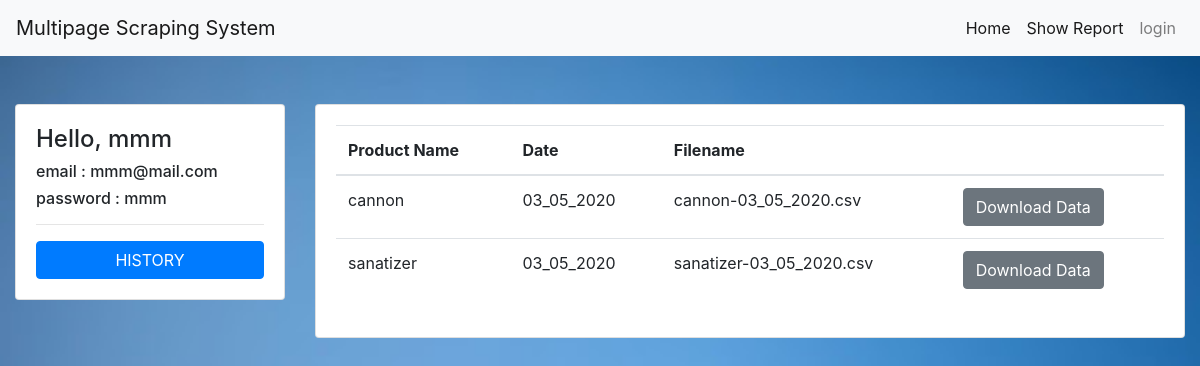
/dash (signed in), run on an earlier commit of the app's database.
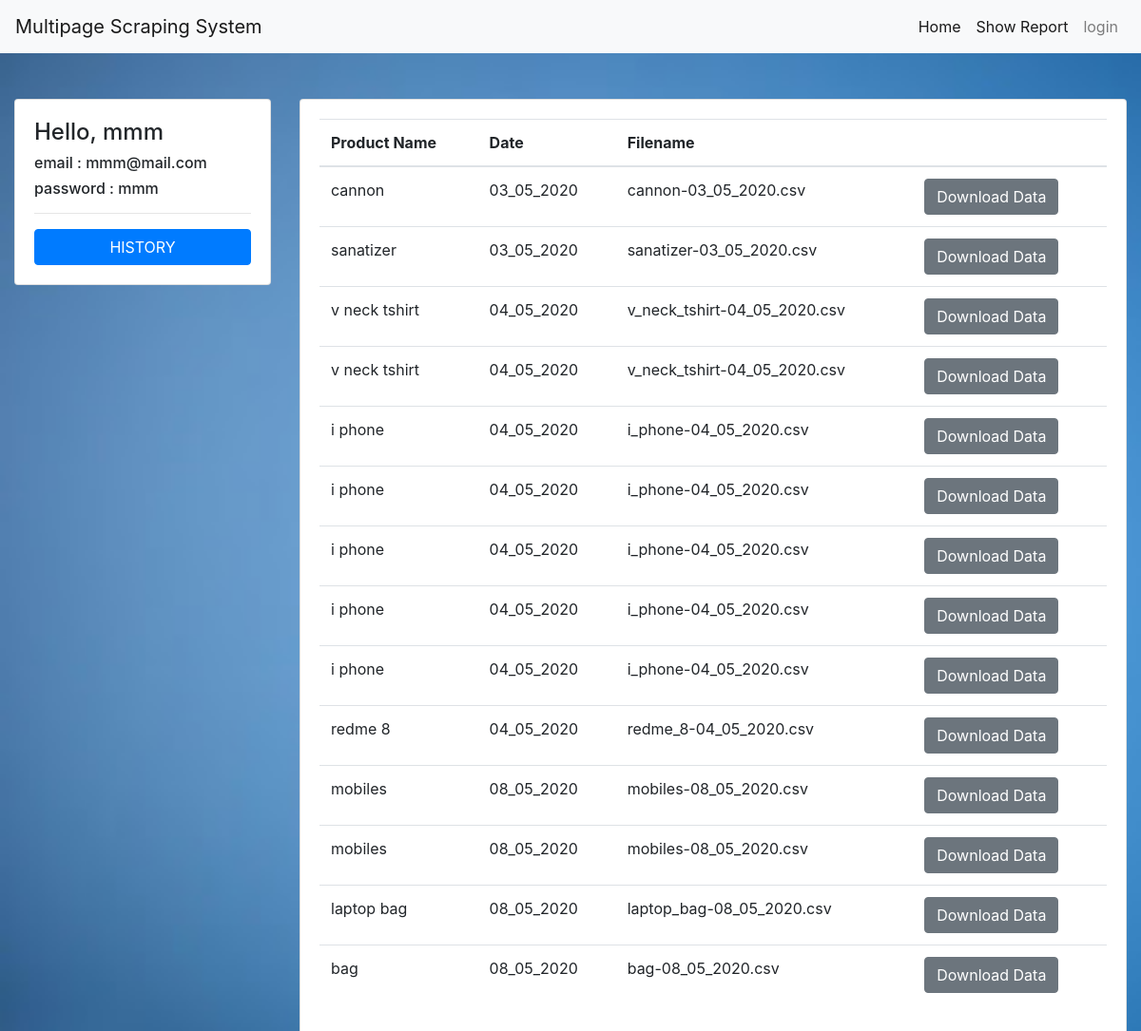
And on a later commit of the database.
### app.py (models this page shows, shortened)
class Record(db.Model):
    id = db.Column(db.Integer, primary_key = True)
    product = db.Column(db.String(30), nullable = False)
    created = db.Column(db.String(20), nullable = True)
    pages = db.Column(db.String(30), nullable = False)
    data = db.Column(db.String(30), nullable = False)
    user = db.Column(db.String(30), nullable = False)

### app.py (the view)
@app.route('/dash')
def userdash():
    if not session.get('user'):
        return redirect('/signin')
    userdetails = User.query.filter_by(username = session.get('user')).first()
    print(userdetails)
    history = Record.query.filter_by(user = session.get('user')).all()
    return render_template('userdash.html', userdetails = userdetails, history = history)

### app.py (called while the page is built)
    def __repr__(self):
        return f'self.username, self.email, self.password'

### templates/userdash.html (shortened to what this page needs)
{% extends 'layout.html' %}
{% block body %}
<div class="container-fluid mt-5">
    <div class="row">
        <div class="col-3">
            <div class="card">
                <div class="card-body">
                    <p class="h4">Hello, {{userdetails.username}}</p>
                    <p class="h6">email : {{userdetails.email}}</p>
                    <p class="h6">password : {{userdetails.password}}</p>
                    <hr>
                    <a href="/report" class="btn btn-primary btn-block">HISTORY</a>
                </div>
            </div>
        </div>
        <div class="col-9">
            <div class="card">
                <div class="card-body">
                    <table class="table">
                        <thead>
                            <tr>
                                <th>Product Name</th>
                                <th>Date</th>
                                <th>Filename</th>
                                <th></th>
                            </tr>
                        </thead>
                        <tbody>
                            {% for record in history %}
                            <tr>
                                <td>{{record.product}}</td>
                                <td>{{record.created}}</td>
                                <td>{{record.data}}</td>
                                <td><a href="download/{{record.data}}" class="btn btn-secondary">Download Data</a></td>
                            </tr>
                            {% endfor %}
                        </tbody>
                    </table>
                </div>
            </div>
        </div>
    </div>
</div>
{% endblock %}

What changed in the data, as far as the page shows it:
added Record: product "v neck tshirt", created "04_05_2020", data "v_neck_tshirt-04_05_2020.csv"
added Record: product "v neck tshirt", created "04_05_2020", data "v_neck_tshirt-04_05_2020.csv"
added Record: product "i phone", created "04_05_2020", data "i_phone-04_05_2020.csv"
added Record: product "i phone", created "04_05_2020", data "i_phone-04_05_2020.csv"
added Record: product "i phone", created "04_05_2020", data "i_phone-04_05_2020.csv"
added Record: product "i phone", created "04_05_2020", data "i_phone-04_05_2020.csv"
added Record: product "i phone", created "04_05_2020", data "i_phone-04_05_2020.csv"
added Record: product "redme 8", created "04_05_2020", data "redme_8-04_05_2020.csv"
added Record: product "mobiles", created "08_05_2020", data "mobiles-08_05_2020.csv"
added Record: product "mobiles", created "08_05_2020", data "mobiles-08_05_2020.csv"
added Record: product "laptop bag", created "08_05_2020", data "laptop_bag-08_05_2020.csv"
added Record: product "bag", created "08_05_2020", data "bag-08_05_2020.csv"
